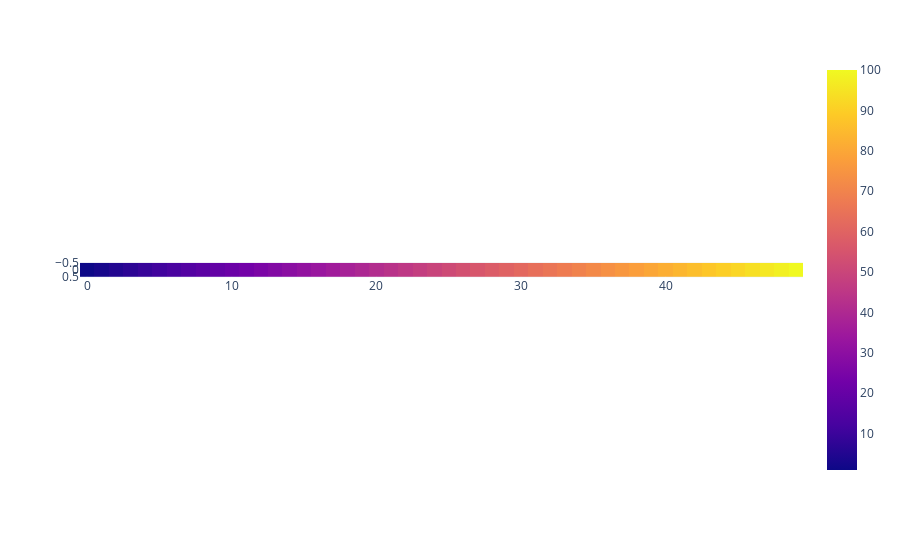

Notebook cell for this chart:
### Markdown cell above
## Demonstrate Hilbert Curve

### Code cell
# demonstrating the hilbert curve
temp = np.linspace(1, 100, num= 50)
# px.scatter(x = temp, y = [0 for e in range(len(temp))], color = temp)
px.imshow(temp.reshape((1, temp.shape[0])))

### Figure 1 — Plotly figure (JSON) as saved in the notebook; plotly's stock layout.template omitted (floating-point values rounded to 4 significant figures)
{"data": [{"coloraxis": "coloraxis", "hovertemplate": "x: %{x}<br>y: %{y}<br>color: %{z}<extra></extra>", "name": "0", "type": "heatmap", "xaxis": "x", "yaxis": "y", "z": [[1, 3.02, 5.041, 7.061, 9.082, 11.1, 13.12, 15.14, 17.16, 19.18, 21.2, 23.22, 25.24, 27.27, 29.29, 31.31, 33.33, 35.35, 37.37, 39.39, 41.41, 43.43, 45.45, 47.47, 49.49, 51.51, 53.53, 55.55, 57.57, 59.59, 61.61, 63.63, 65.65, 67.67, 69.69, 71.71, 73.73, 75.76, 77.78, 79.8, 81.82, 83.84, 85.86, 87.88, 89.9, 91.92, 93.94, 95.96, 97.98, 100]]}], "layout": {"coloraxis": {"colorscale": [[0, "#0d0887"], [0.1111, "#46039f"], [0.2222, "#7201a8"], [0.3333, "#9c179e"], [0.4444, "#bd3786"], [0.5556, "#d8576b"], [0.6667, "#ed7953"], [0.7778, "#fb9f3a"], [0.8889, "#fdca26"], [1, "#f0f921"]]}, "margin": {"t": 60}, "xaxis": {"anchor": "y", "constrain": "domain", "domain": [0, 1], "scaleanchor": "y"}, "yaxis": {"anchor": "x", "autorange": "reversed", "constrain": "domain", "domain": [0, 1]}}}
